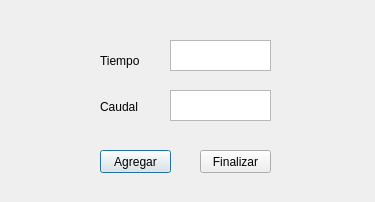
<?xml version="1.0" encoding="UTF-8"?>
<ui version="4.0">
 <class>Dialog</class>
 <widget class="QDialog" name="Dialog">
  <property name="geometry">
   <rect>
    <x>0</x>
    <y>0</y>
    <width>375</width>
    <height>202</height>
   </rect>
  </property>
  <property name="windowTitle">
   <string>Dialog</string>
  </property>
  <widget class="QTextEdit" name="txttiempo">
   <property name="geometry">
    <rect>
     <x>170</x>
     <y>40</y>
     <width>101</width>
     <height>31</height>
    </rect>
   </property>
  </widget>
  <widget class="QLabel" name="label">
   <property name="geometry">
    <rect>
     <x>100</x>
     <y>50</y>
     <width>46</width>
     <height>21</height>
    </rect>
   </property>
   <property name="text">
    <string>Tiempo</string>
   </property>
  </widget>
  <widget class="QLabel" name="label_2">
   <property name="geometry">
    <rect>
     <x>100</x>
     <y>100</y>
     <width>46</width>
     <height>13</height>
    </rect>
   </property>
   <property name="text">
    <string>Caudal</string>
   </property>
  </widget>
  <widget class="QTextEdit" name="txtcaudal">
   <property name="geometry">
    <rect>
     <x>170</x>
     <y>90</y>
     <width>101</width>
     <height>31</height>
    </rect>
   </property>
  </widget>
  <widget class="QPushButton" name="btnagregar">
   <property name="geometry">
    <rect>
     <x>100</x>
     <y>150</y>
     <width>71</width>
     <height>23</height>
    </rect>
   </property>
   <property name="text">
    <string>Agregar</string>
   </property>
  </widget>
  <widget class="QPushButton" name="btnfinalizar">
   <property name="geometry">
    <rect>
     <x>200</x>
     <y>150</y>
     <width>71</width>
     <height>23</height>
    </rect>
   </property>
   <property name="text">
    <string>Finalizar</string>
   </property>
  </widget>
 </widget>
 <resources/>
 <connections>
  <connection>
   <sender>btnagregar</sender>
   <signal>clicked()</signal>
   <receiver>Dialog</receiver>
   <slot>accept()</slot>
   <hints>
    <hint type="sourcelabel">
     <x>135</x>
     <y>161</y>
    </hint>
    <hint type="destinationlabel">
     <x>187</x>
     <y>106</y>
    </hint>
   </hints>
  </connection>
  <connection>
   <sender>btnfinalizar</sender>
   <signal>clicked()</signal>
   <receiver>Dialog</receiver>
   <slot>close()</slot>
   <hints>
    <hint type="sourcelabel">
     <x>235</x>
     <y>161</y>
    </hint>
    <hint type="destinationlabel">
     <x>187</x>
     <y>106</y>
    </hint>
   </hints>
  </connection>
 </connections>
</ui>
